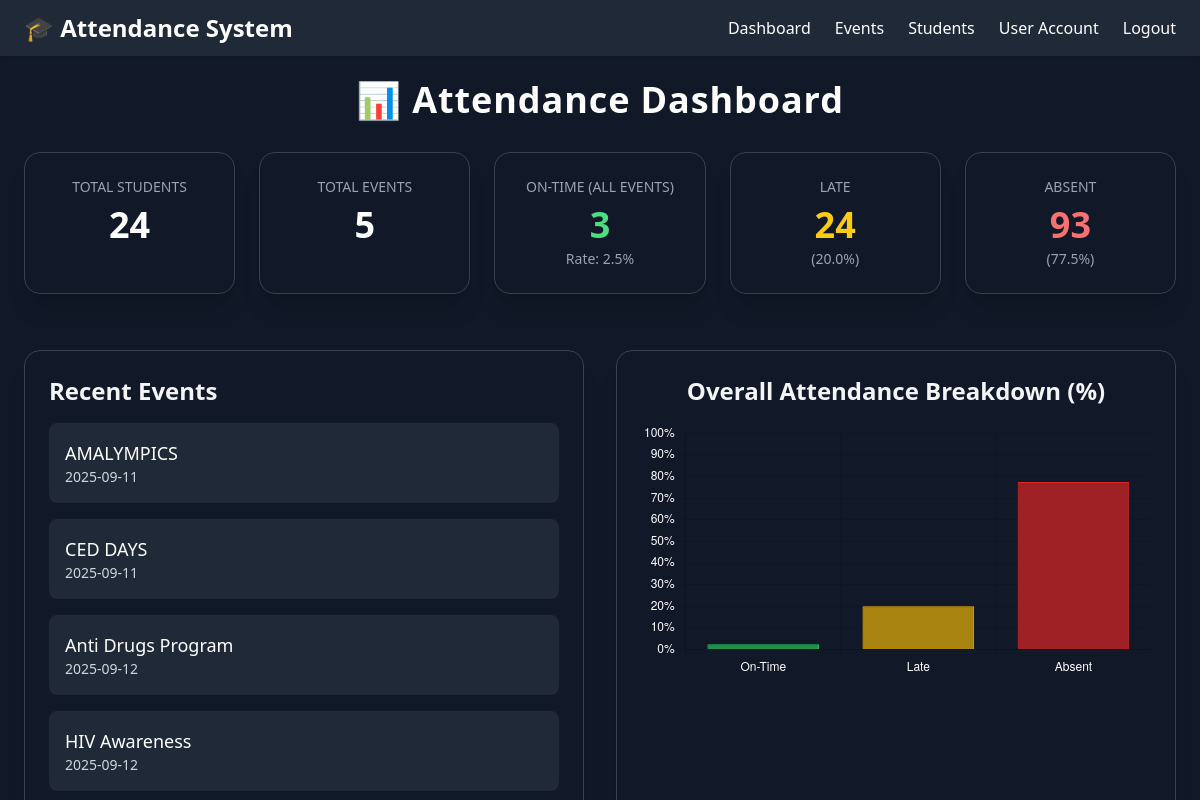
The page /dashboard (signed in) on the database its author committed.
### tables this page shows
CREATE TABLE events (
    id INTEGER PRIMARY KEY AUTOINCREMENT,
    event_name TEXT NOT NULL,
    event_date TEXT NOT NULL,
    semester TEXT NOT NULL
, cutoff_time TEXT);

### app/routes/dashboard.py (the view)
@bp.route("/dashboard")
def dashboard():
    if "user_id" not in session:
        return redirect(url_for("auth.login"))
    user_id = session["user_id"]
    user_name = session.get("username", "Officer")
    user_type = session.get("user_type", "officer")
    conn = get_db_connection()
    cur = conn.cursor()
    cur.execute("SELECT id, event_name, event_date FROM events ORDER BY event_date ASC")
    events = [dict(row) for row in cur.fetchall()]
    event_ids = [e["id"] for e in events]
    cur.execute("SELECT usn, name FROM student_info ORDER BY name ASC")
    students_raw = cur.fetchall()
    total_students = len(students_raw)
    total_events = len(events)
    if event_ids and total_students > 0:
        cur.execute(f"""
            SELECT
                SUM(CASE WHEN time_in IS NOT NULL AND time_in != '' AND time_in != 'Absent' AND time_in != 'Late' THEN 1 ELSE 0 END) AS total_present,
                SUM(CASE WHEN time_in = 'Late' THEN 1 ELSE 0 END) AS total_late
            FROM event_attendance
            WHERE event_id IN ({','.join(['?']*len(event_ids))})
        """, event_ids)
        stats = cur.fetchone()
        total_present = stats["total_present"] or 0
        total_late = stats["total_late"] or 0
        total_records = total_students * total_events
        total_absent = total_records - (total_present + total_late)
    else:
        total_records = total_present = total_late = total_absent = 0
    late_percentage = f"{(total_late/total_records*100):.1f}%" if total_records else "0%"
    absent_percentage = f"{(total_absent/total_records*100):.1f}%" if total_records else "0%"
    attendance_rate = f"{(total_present/total_records*100):.1f}%" if total_records else "0%"
    conn.close()
    return render_template(
        "dashboard.html",
        user_name=user_name,   # session username
        user_type=user_type,   # session user type
        events=events,
        total_present=total_present,
        total_late=total_late,
        total_absent=total_absent,
        attendance_rate=attendance_rate,
        late_percentage=late_percentage,
        absent_percentage=absent_percentage,
        total_students=total_students,
        total_events=total_events
    )

### app/routes/dashboard.py (called while the page is built)
def get_db_connection():
    conn = sqlite3.connect(DB_PATH)
    conn.row_factory = sqlite3.Row
    return conn

### app/templates/dashboard.html (shortened to what this page needs)
{% extends "base.html" %}
{% block content %}
<div class="flex flex-col h-full p-6 gap-8">
  <h2 class="text-4xl font-bold text-white tracking-wide text-center">📊 Attendance Dashboard</h2>
  <div class="grid grid-cols-1 sm:grid-cols-2 lg:grid-cols-5 gap-6 text-center">
    <div class="bg-gray-900 p-6 rounded-2xl shadow-xl border border-gray-700">
      <h3 class="text-gray-400 text-sm uppercase">Total Students</h3>
      <p class="text-4xl font-bold text-white mt-2">{{ total_students }}</p>
    </div>
    <div class="bg-gray-900 p-6 rounded-2xl shadow-xl border border-gray-700">
      <h3 class="text-gray-400 text-sm uppercase">Total Events</h3>
      <p class="text-4xl font-bold text-white mt-2">{{ total_events }}</p>
    </div>
    <div class="bg-gray-900 p-6 rounded-2xl shadow-xl border border-gray-700">
      <h3 class="text-gray-400 text-sm uppercase">ON-Time (All Events)</h3>
      <p class="text-4xl font-bold text-green-400 mt-2">{{ total_present }}</p>
      <p class="text-sm text-gray-400 mt-1">Rate: {{ attendance_rate }}</p>
    </div>
    <div class="bg-gray-900 p-6 rounded-2xl shadow-xl border border-gray-700">
      <h3 class="text-gray-400 text-sm uppercase">Late</h3>
      <p class="text-4xl font-bold text-yellow-400 mt-2">{{ total_late }}</p>
      <p class="text-sm text-gray-400 mt-1">({{ late_percentage }})</p>
    </div>
    <div class="bg-gray-900 p-6 rounded-2xl shadow-xl border border-gray-700">
      <h3 class="text-gray-400 text-sm uppercase">Absent</h3>
      <p class="text-4xl font-bold text-red-400 mt-2">{{ total_absent }}</p>
      <p class="text-sm text-gray-400 mt-1">({{ absent_percentage }})</p>
    </div>
  </div>
  <div class="flex flex-col lg:flex-row gap-8 mt-6">
    <div class="bg-gray-900 border border-gray-700 rounded-2xl shadow-xl flex flex-col p-6 flex-1">
      <h3 class="text-2xl font-semibold text-gray-100 mb-4">Recent Events</h3>
      <div class="grid grid-cols-1 gap-4">
        {% for event in events[:5] %}
        <div class="bg-gray-800 p-4 rounded-lg hover:bg-gray-700 transition flex justify-between items-center">
          <div>
            <p class="text-white font-medium text-lg">{{ event.event_name }}</p>
            <p class="text-gray-300 text-sm">{{ event.event_date }}</p>
          </div>
        </div>
        {% endfor %}
      </div>
    </div>
    <div class="bg-gray-900 border border-gray-700 rounded-2xl shadow-xl p-6 flex-1">
      <h3 class="text-2xl font-semibold text-gray-100 mb-4 text-center">Overall Attendance Breakdown (%)</h3>
      <canvas id="attendanceChart" class="w-full h-72"></canvas>
    </div>
  </div>
</div>
<script>
const ctx = document.getElementById('attendanceChart').getContext('2d');
new Chart(ctx, {
    type: 'bar',
    data: {
        labels: ["On-Time", "Late", "Absent"],
        datasets: [{
            label: "Percentage",
            data: [
              parseFloat("{{ attendance_rate|replace('%','') }}"),
              parseFloat("{{ late_percentage|replace('%','') }}"),
              parseFloat("{{ absent_percentage|replace('%','') }}")
            ],
            backgroundColor: [
              'rgba(34,197,94,0.7)',   // Green
              'rgba(234,179,8,0.7)',   // Yellow
              'rgba(220,38,38,0.7)'    // Red
            ],
            borderColor: [
              'rgba(34,197,94,1)',
              'rgba(234,179,8,1)',
              'rgba(220,38,38,1)'
            ],
            borderWidth: 1
        }]
    },
    options: {
        responsive: true,
        plugins: {
          legend: { display: false },
          tooltip: {
            callbacks: {
              label: (context) => context.raw + "%"
            }
          }
        },
        scales: {
          y: {
            beginAtZero: true,
            max: 100,
            ticks: { color: 'white', callback: val => val + "%" }
          },
          x: { ticks: { color: 'white' } }
        }
    }
});
</script>
{% endblock %}

### rows shown on the page
events: event_name "AMALYMPICS", event_date "2025-09-11"
events: event_name "CED DAYS", event_date "2025-09-11"
events: event_name "Anti Drugs Program", event_date "2025-09-12"
events: event_name "HIV Awareness", event_date "2025-09-12"

### other values the page prints
{{ total_students }} "24"
{{ total_events }} "5"
{{ total_present }} "3"
{{ attendance_rate }} "2.5%"
{{ total_late }} "24"
{{ late_percentage }} "20.0%"
{{ total_absent }} "93"
{{ absent_percentage }} "77.5%"
chart data {{ attendance_rate|replace('%','') }} 2.5
chart data {{ late_percentage|replace('%','') }} 20.0
chart data {{ absent_percentage|replace('%','') }} 77.5
